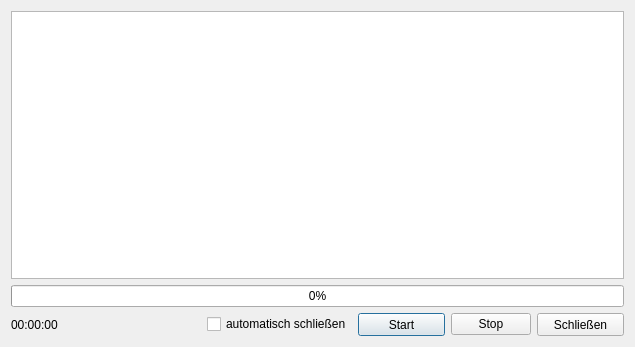
<?xml version="1.0" encoding="UTF-8"?>
<ui version="4.0">
 <class>ProgressDialog</class>
 <widget class="QDialog" name="ProgressDialog">
  <property name="windowModality">
   <enum>Qt::WindowModal</enum>
  </property>
  <property name="geometry">
   <rect>
    <x>0</x>
    <y>0</y>
    <width>635</width>
    <height>347</height>
   </rect>
  </property>
  <property name="minimumSize">
   <size>
    <width>410</width>
    <height>210</height>
   </size>
  </property>
  <property name="maximumSize">
   <size>
    <width>10000</width>
    <height>10000</height>
   </size>
  </property>
  <property name="windowTitle">
   <string>Fortschritt</string>
  </property>
  <property name="modal">
   <bool>true</bool>
  </property>
  <layout class="QVBoxLayout" name="verticalLayout_2">
   <item>
    <widget class="QPlainTextEdit" name="log_edit">
     <property name="horizontalScrollBarPolicy">
      <enum>Qt::ScrollBarAsNeeded</enum>
     </property>
     <property name="lineWrapMode">
      <enum>QPlainTextEdit::NoWrap</enum>
     </property>
     <property name="readOnly">
      <bool>true</bool>
     </property>
    </widget>
   </item>
   <item>
    <widget class="QProgressBar" name="progress_bar">
     <property name="value">
      <number>0</number>
     </property>
    </widget>
   </item>
   <item>
    <layout class="QHBoxLayout" name="horizontalLayout">
     <item>
      <widget class="QLabel" name="elapsed_time_label">
       <property name="text">
        <string>00:00:00</string>
       </property>
      </widget>
     </item>
     <item>
      <spacer name="horizontalSpacer">
       <property name="orientation">
        <enum>Qt::Horizontal</enum>
       </property>
       <property name="sizeHint" stdset="0">
        <size>
         <width>40</width>
         <height>20</height>
        </size>
       </property>
      </spacer>
     </item>
     <item>
      <widget class="QCheckBox" name="auto_close_check">
       <property name="text">
        <string>automatisch schließen</string>
       </property>
      </widget>
     </item>
     <item>
      <widget class="QPushButton" name="start_button">
       <property name="sizePolicy">
        <sizepolicy hsizetype="Minimum" vsizetype="Fixed">
         <horstretch>0</horstretch>
         <verstretch>0</verstretch>
        </sizepolicy>
       </property>
       <property name="minimumSize">
        <size>
         <width>87</width>
         <height>23</height>
        </size>
       </property>
       <property name="maximumSize">
        <size>
         <width>87</width>
         <height>23</height>
        </size>
       </property>
       <property name="text">
        <string>Start</string>
       </property>
      </widget>
     </item>
     <item>
      <widget class="QPushButton" name="stop_button">
       <property name="text">
        <string>Stop</string>
       </property>
      </widget>
     </item>
     <item>
      <widget class="QPushButton" name="close_button">
       <property name="minimumSize">
        <size>
         <width>87</width>
         <height>23</height>
        </size>
       </property>
       <property name="maximumSize">
        <size>
         <width>87</width>
         <height>23</height>
        </size>
       </property>
       <property name="text">
        <string>Schließen</string>
       </property>
      </widget>
     </item>
    </layout>
   </item>
  </layout>
 </widget>
 <resources/>
 <connections/>
</ui>
